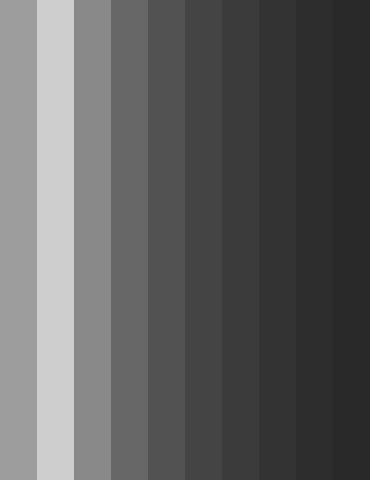
Frame 1 (no input)
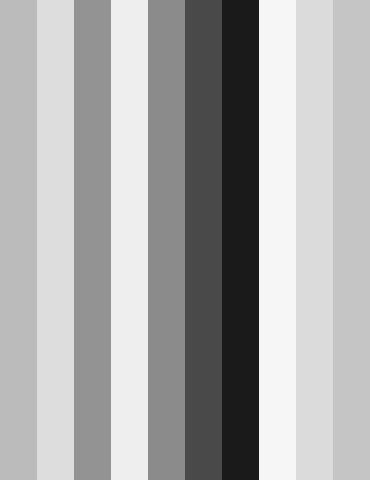
Frame 60 (the mouse pressed at the canvas centre just before this capture)
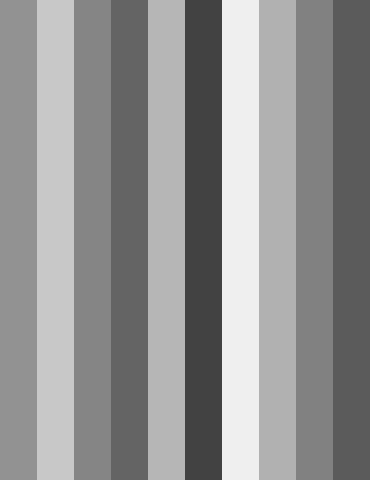
Frame 120 (the mouse held since frame 60 and released just before this capture)

The Processing sketch that drew these frames (run headless with seeded random() and noise(); from frame 60 on, the mouse is pressed at the canvas centre):

// Processing sketch: processing_96838
// ── processing_96838.pde

float scale;

void setup() {
  size(370, 480);
  noStroke();
  scale = width/10;
}

void draw() { 
  for (int i = 0; i < scale; i++) {
    colorMode(HSB,(i+1) * scale * 5);
    fill(millis()%((i+1) * scale * 5));
    rect(i*scale, 0, scale, height);
  }
}
